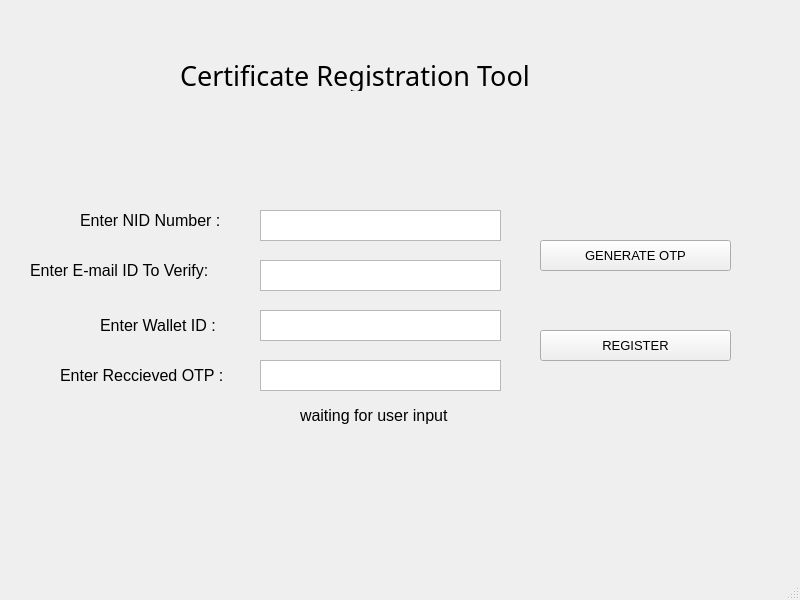
<?xml version="1.0" encoding="UTF-8"?>
<ui version="4.0">
 <class>MainWindow</class>
 <widget class="QMainWindow" name="MainWindow">
  <property name="geometry">
   <rect>
    <x>0</x>
    <y>0</y>
    <width>800</width>
    <height>600</height>
   </rect>
  </property>
  <property name="windowTitle">
   <string>MainWindow</string>
  </property>
  <widget class="QWidget" name="centralwidget">
   <widget class="QPlainTextEdit" name="email_ip">
    <property name="geometry">
     <rect>
      <x>260</x>
      <y>260</y>
      <width>241</width>
      <height>31</height>
     </rect>
    </property>
   </widget>
   <widget class="QLabel" name="title_label">
    <property name="geometry">
     <rect>
      <x>180</x>
      <y>60</y>
      <width>431</width>
      <height>31</height>
     </rect>
    </property>
    <property name="font">
     <font>
      <family>MS Gothic</family>
      <pointsize>20</pointsize>
     </font>
    </property>
    <property name="text">
     <string>Certificate Registration Tool</string>
    </property>
   </widget>
   <widget class="QLabel" name="email_label">
    <property name="geometry">
     <rect>
      <x>30</x>
      <y>250</y>
      <width>211</width>
      <height>41</height>
     </rect>
    </property>
    <property name="font">
     <font>
      <pointsize>12</pointsize>
     </font>
    </property>
    <property name="text">
     <string>Enter E-mail ID To Verify:</string>
    </property>
   </widget>
   <widget class="QPushButton" name="otp_button">
    <property name="geometry">
     <rect>
      <x>540</x>
      <y>240</y>
      <width>191</width>
      <height>31</height>
     </rect>
    </property>
    <property name="font">
     <font>
      <pointsize>10</pointsize>
     </font>
    </property>
    <property name="text">
     <string>GENERATE OTP</string>
    </property>
   </widget>
   <widget class="QLabel" name="otp_label">
    <property name="geometry">
     <rect>
      <x>60</x>
      <y>360</y>
      <width>181</width>
      <height>31</height>
     </rect>
    </property>
    <property name="font">
     <font>
      <pointsize>12</pointsize>
     </font>
    </property>
    <property name="text">
     <string>Enter Reccieved OTP : </string>
    </property>
   </widget>
   <widget class="QPlainTextEdit" name="verify_ip">
    <property name="geometry">
     <rect>
      <x>260</x>
      <y>360</y>
      <width>241</width>
      <height>31</height>
     </rect>
    </property>
   </widget>
   <widget class="QPushButton" name="verify_button">
    <property name="geometry">
     <rect>
      <x>540</x>
      <y>330</y>
      <width>191</width>
      <height>31</height>
     </rect>
    </property>
    <property name="font">
     <font>
      <pointsize>10</pointsize>
     </font>
    </property>
    <property name="text">
     <string>REGISTER</string>
    </property>
   </widget>
   <widget class="QLabel" name="res_label">
    <property name="geometry">
     <rect>
      <x>300</x>
      <y>390</y>
      <width>171</width>
      <height>51</height>
     </rect>
    </property>
    <property name="font">
     <font>
      <family>Arial</family>
      <pointsize>12</pointsize>
     </font>
    </property>
    <property name="text">
     <string>waiting for user input</string>
    </property>
   </widget>
   <widget class="QLabel" name="NID">
    <property name="geometry">
     <rect>
      <x>80</x>
      <y>200</y>
      <width>161</width>
      <height>41</height>
     </rect>
    </property>
    <property name="font">
     <font>
      <pointsize>12</pointsize>
     </font>
    </property>
    <property name="text">
     <string>Enter NID Number : </string>
    </property>
   </widget>
   <widget class="QPlainTextEdit" name="nid_ip">
    <property name="geometry">
     <rect>
      <x>260</x>
      <y>210</y>
      <width>241</width>
      <height>31</height>
     </rect>
    </property>
   </widget>
   <widget class="QLabel" name="wallet_label">
    <property name="geometry">
     <rect>
      <x>100</x>
      <y>310</y>
      <width>131</width>
      <height>31</height>
     </rect>
    </property>
    <property name="font">
     <font>
      <pointsize>12</pointsize>
     </font>
    </property>
    <property name="text">
     <string>Enter Wallet ID : </string>
    </property>
   </widget>
   <widget class="QPlainTextEdit" name="wallet_id_ip">
    <property name="geometry">
     <rect>
      <x>260</x>
      <y>310</y>
      <width>241</width>
      <height>31</height>
     </rect>
    </property>
   </widget>
  </widget>
  <widget class="QMenuBar" name="menubar">
   <property name="geometry">
    <rect>
     <x>0</x>
     <y>0</y>
     <width>800</width>
     <height>23</height>
    </rect>
   </property>
  </widget>
  <widget class="QStatusBar" name="statusbar"/>
 </widget>
 <resources/>
 <connections/>
</ui>
